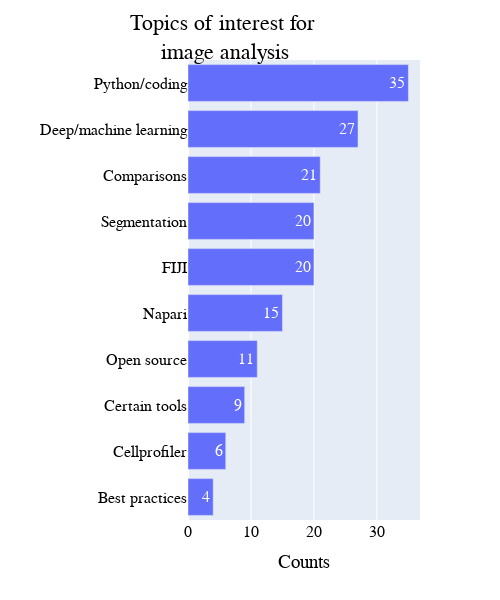

Here is the notebook cell this chart was saved with:
### Markdown cell above
### Topics of interest for the future image analysis tutorials

### Code cell
word_counts(data['Topics of interest'], synonym_dict ={'Python/coding':['python', 'script','scripts', 'scripting', 'coding', 'scriptimg'], 
'Deep/machine learning':['deep learning','machine learning','deep', 'deeplearning'], 
'FIJI':['fiji', 'imagej', 'macro', 'macros', 'imagej2'], 
'Open source':['open source'], 
'Certain tools':['certain tools', 'certain tool'], 
'Cellprofiler':['cellprofiler'], 
'Best practices':['best practices'], 
'Comparisons':['comparisons', 'comparison'], 
'Segmentation':['segmentation', 'cell segmentation'], 
'Napari':['napari'], 
}, title='Topics of interest for image analysis')

### Figure 1 — Plotly figure (JSON) as saved in the notebook; plotly's stock layout.template omitted (floating-point values rounded to 4 significant figures)
{"data": [{"alignmentgroup": "True", "hovertemplate": "x=%{x}<br>=%{y}<br>text=%{text}<extra></extra>", "legendgroup": "", "marker": {"color": "#636efa", "pattern": {"shape": ""}}, "name": "", "offsetgroup": "", "orientation": "h", "showlegend": false, "text": [35, 27, 20, 11, 9, 6, 4, 21, 20, 15], "textposition": "auto", "type": "bar", "x": [35, 27, 20, 11, 9, 6, 4, 21, 20, 15], "xaxis": "x", "y": ["Python/coding", "Deep/machine learning", "FIJI", "Open source", "Certain tools", "Cellprofiler", "Best practices", "Comparisons", "Segmentation", "Napari"], "yaxis": "y"}], "layout": {"barmode": "relative", "font": {"color": "Black", "family": "Helvetica", "size": 16}, "height": 600, "legend": {"font": {"color": "Black", "size": 16}, "title": {"font": {"family": "Helvetica"}}, "tracegroupgap": 0}, "margin": {"t": 60}, "showlegend": false, "title": {"text": "Topics of interest for <br>image analysis", "x": 0.45}, "width": 500, "xaxis": {"anchor": "y", "domain": [0, 1], "title": {"text": "Counts"}}, "yaxis": {"anchor": "x", "categoryorder": "total ascending", "domain": [0, 1], "title": {"text": ""}}}}
